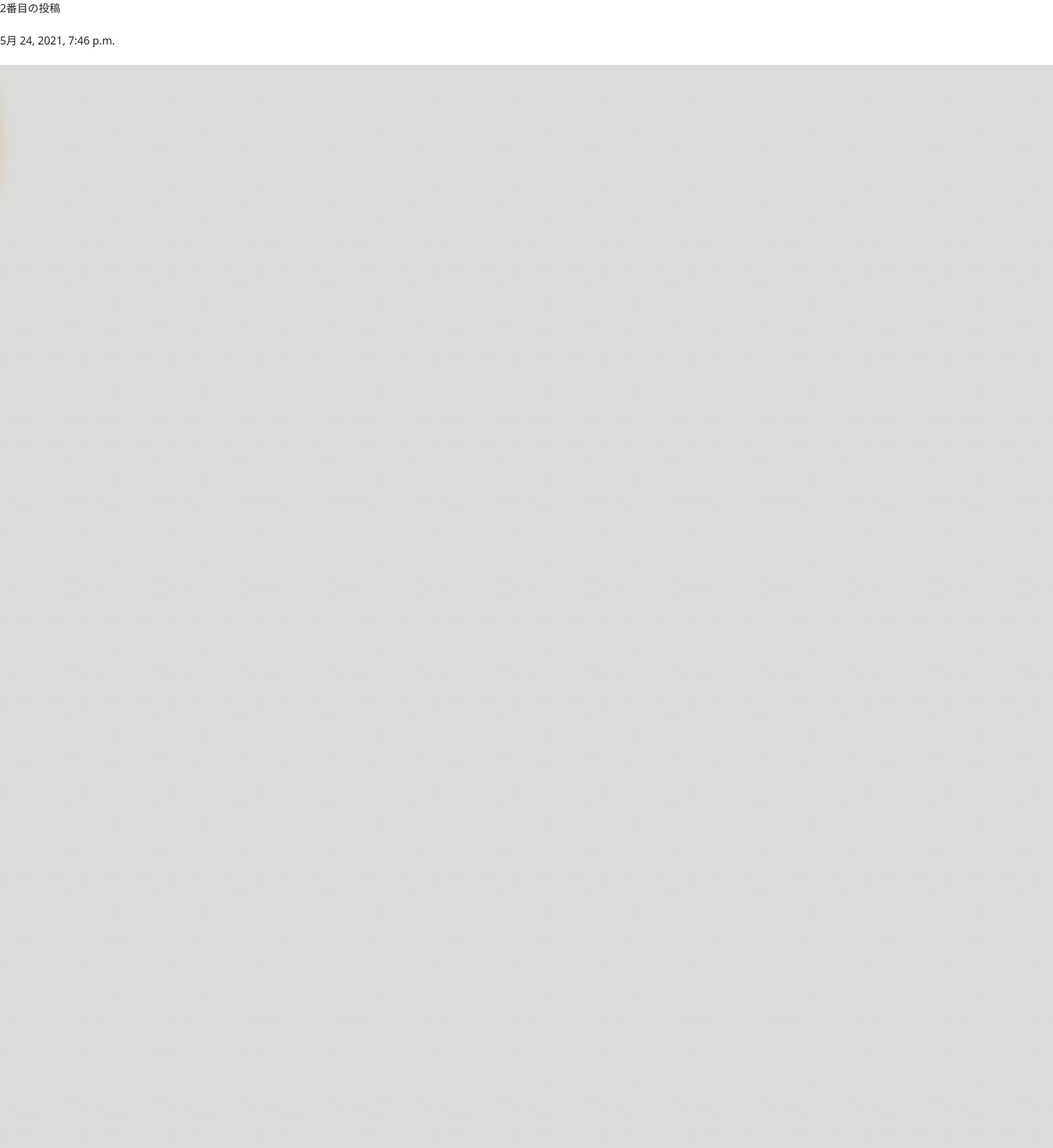
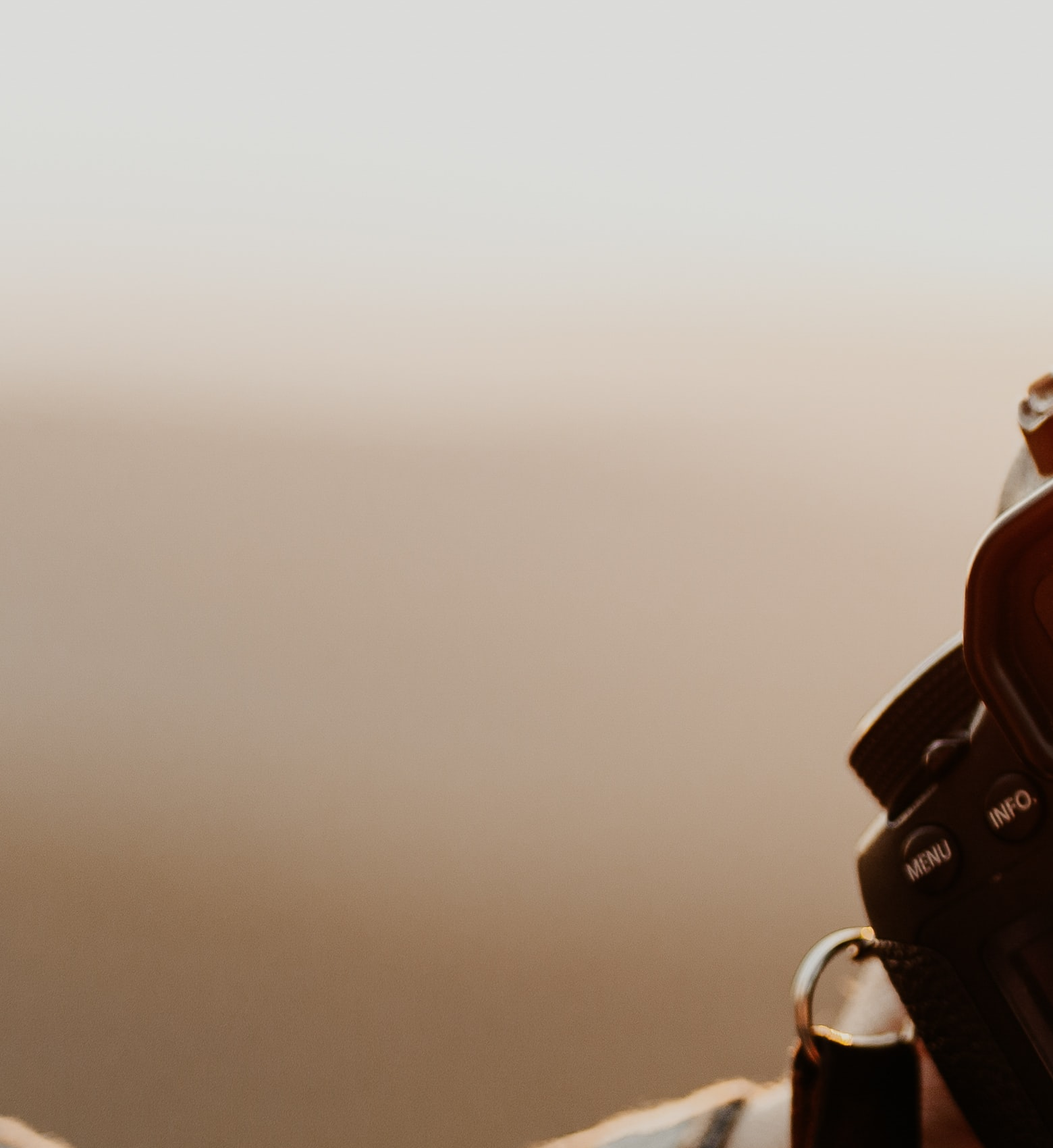
Page /posts/2/ (upper part) on the committed database (2 pictures, top to bottom).
### posts/models.py (models this page shows, shortened)
class Post(models.Model):
    title = models.CharField(max_length=100)
    published = models.DateTimeField()
    image = models.ImageField(upload_to='media/')
    body = models.TextField()

### posts/views.py (the view)
# urls.py: path('posts/<int:post_id>/', views.post_detail, name="post_detail")
def post_detail(request, post_id):
    post = get_object_or_404(Post, pk=post_id)
    return render(request, 'posts/post_detail.html', {'post':post})

### posts/templates/posts/post_detail.html (shortened to what this page needs)
<!DOCTYPE html>
<html lang = "ja-jp">
    <head>
        <link href="https://cdn.jsdelivr.net/npm/bootstrap@5.0.0-beta1/dist/css/bootstrap.min.css" rel="stylesheet">
    </head>
    <body>
        {{ post.title }}
        <br /><br />
        {{ post.published  }}
        <br /><br />
        <img src="{{ post.image.url }}"/>
        <br /><br />
    </body>
</html>

### rows in the picture
Post: title "2番目の投稿", published "5月 24, 2021, 7:46 p.m.", image (picture)
